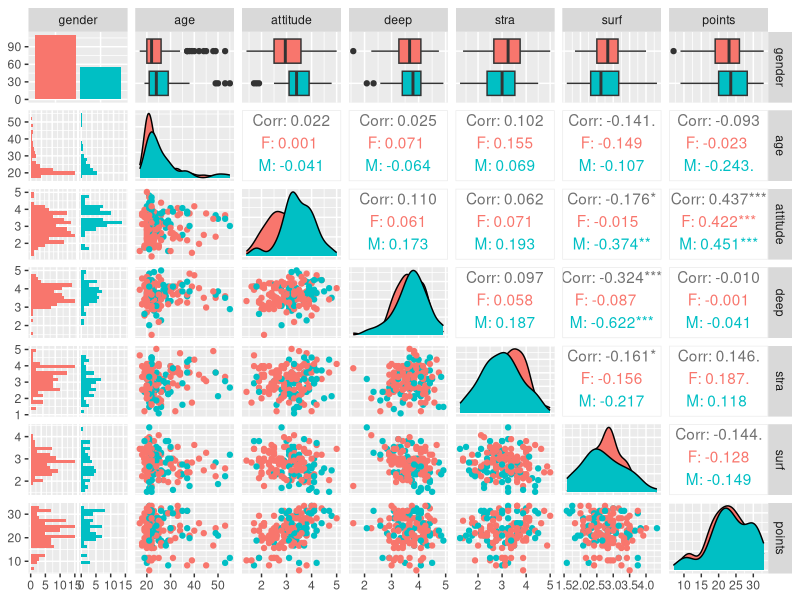
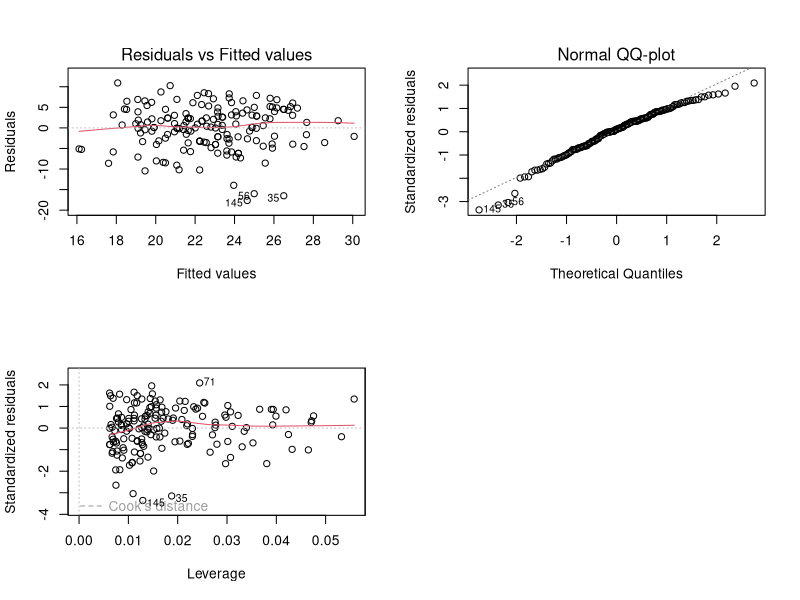

The R source for these figures, in order:
# Laila Daniel 03.02.2017
# Rstudio exercise 2: Regression and model validation

## Analysis


## Analysis 
# Loading the libraries for the plos

library(GGally)
library(ggplot2)

# loading the data from the file learn2014.txt created by the Rscript 
#in the Data wrangling part from the local folder

learn2014 <- read.table("learn2014.txt", sep="\t", header=TRUE)

# the dataframe learn2014 has 166 observations and 7 variables

str(learn2014)

dim(learn2014)

head(learn2014)

# The graphical overview of the data variables, their distributions and relationships. 
# the colours in the plot is based on gender

p <- ggpairs(learn2014, mapping = aes(col = gender), lower = list(combo = wrap("facethist", bins = 20)))

# show  the plot
p



# model fitting with three variables.
# The three variables which have highest absolute correlation values with 
# points are chosen from the plot p. These variables are attitude, stra and surf.
# The summary of my_model_var3 gives
# Residual standard error: 5.296 on 162 degrees of freedom
# Multiple R-squared:  0.2074,	Adjusted R-squared:  0.1927 
# F-statistic: 14.13 on 3 and 162 DF,  p-value: 3.156e-08
# From the summary the t value for surf is quite small compared to
# the t values of the other two variables

my_model3 <- lm(points ~ attitude + stra + surf, data = learn2014)
summary(my_model3)


# model fitting with two variables: attitude and stra
# The summary of the model gives
# Residual standard error: 5.289 on 163 degrees of freedom
# Multiple R-squared:  0.2048,	Adjusted R-squared:  0.1951 
# F-statistic: 20.99 on 2 and 163 DF,  p-value: 7.734e-09

my_model2 <- lm(points ~ attitude + stra, data = learn2014)
summary(my_model2)

# We plot the graphs  Residuals vs Fitted values, Normal QQ-plot and Residuals vs Leverage.
par(mfrow = c(2,2))
plot(my_model2, which = c(1,2,5), caption = list("Residuals vs Fitted values", "Normal QQ-plot", "Residuals vs Leverage"))



